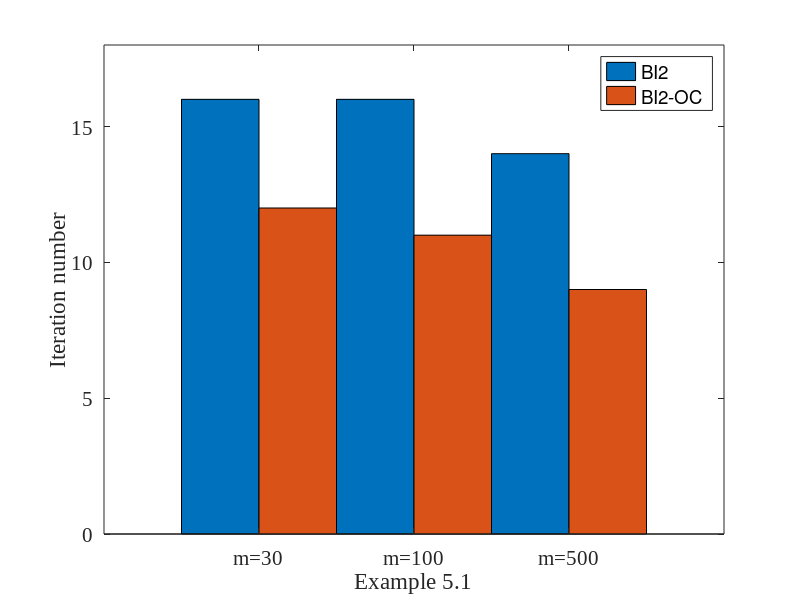

This chart was generated by the following MATLAB code:
% For Making a Histogram Fig1(right) of Iteration Number in Example 1
clear;
close all;

%data=[13 10; 12 10;12 9];
data=[16 12; 16 11; 14 9];
bar(data,1);

xlabel ( 'Example 5.1', 'fontsize', 15, 'FontName', 'Times New Roman');
ylabel ( 'Iteration number', 'fontsize', 15, 'FontName', 'Times New Roman');
%axis([0 4 0 15]);                                
axis([0 4 0 18]);                               
%legend('BI1','BI1-OC','Square');                 
legend('BI2','BI2-OC','Square');                
set (gca, 'XTickLabel', { 'm=30', 'm=100','m=500'}, 'FontSize', 15, 'FontName', 'Times New Roman');